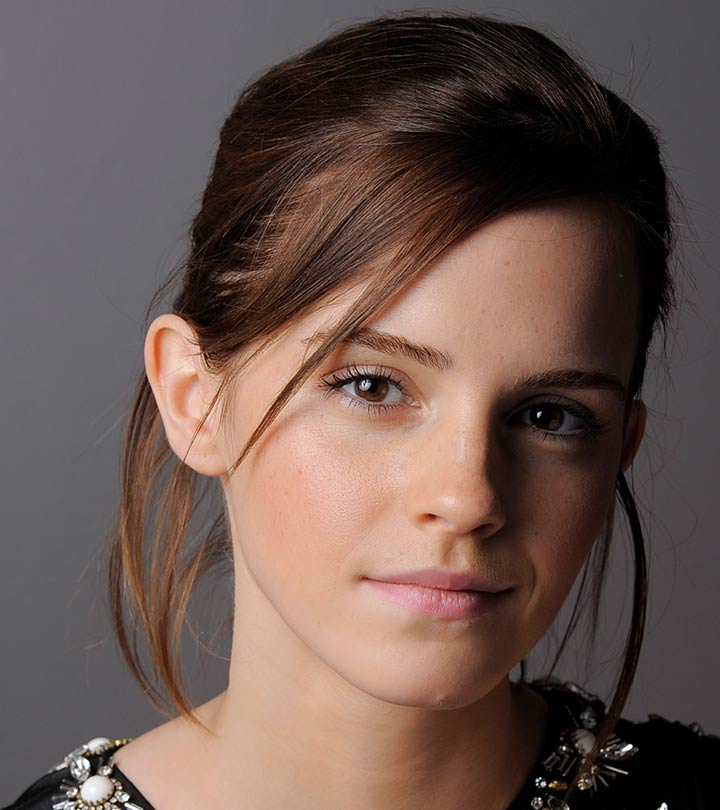
#> input picture assignment/images/emma.jpg, 720 x 810 px
$ jupyter execute q_one.ipynb   (shell and % lines are left out)
#> lines starting #> are read from the running program, lines starting #| are printed output that depends on the picture
[cell 1]
#q1
#intensity windowing
import cv2 as cv
import matplotlib.pyplot as plt
import numpy as np
# formation of transformation points
T1= np.linspace(0,49,50).astype('uint8')
T2= np.linspace(100,255,100).astype('uint8')
T3= np.linspace(150,255,106).astype('uint8')

# concatenate the points
transform = np.concatenate((T1,T2,T3),axis=0).astype("uint8")
assert len(transform) == 256
# plot the transformation
plt.figure(figsize = (5,5))
plt.plot(transform)
plt.grid('on')
plt.xlim([0, 255])
plt.ylim([0, 255])
plt.xlabel('Input intensity', fontsize = 14)
plt.ylabel('Output intensity', fontsize = 14)

#open the image
im_o=cv.imread("images/emma.jpg", cv.IMREAD_GRAYSCALE)
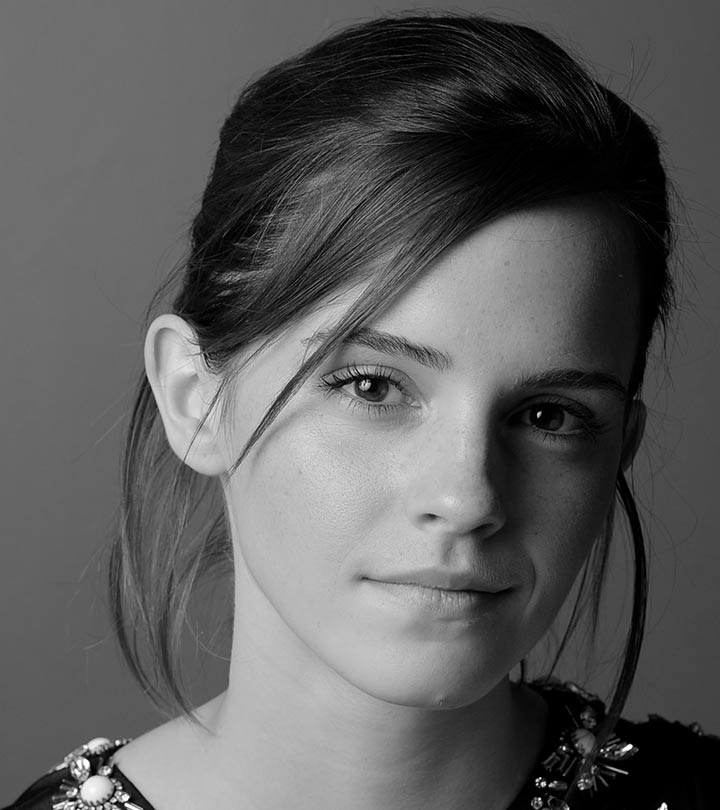
#> im_o: shape (810, 720); min 0, max 255, mean 92.3
assert im_o is not None
cv.namedWindow("image", cv.WINDOW_AUTOSIZE)
cv.imshow("image_original", im_o)
cv.waitKey(0)
cv.destroyAllWindows()

#apply the image transformation to the image
im_t = cv.LUT(im_o, transform)
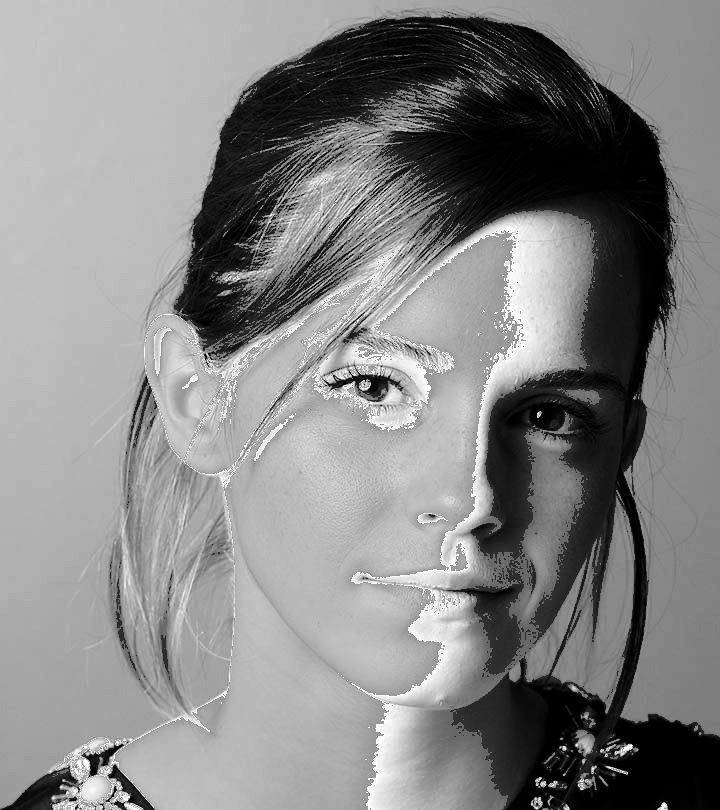
#> im_t: shape (810, 720); min 0, max 255, mean 133.5
cv.namedWindow("image", cv.WINDOW_AUTOSIZE)
cv.imshow("image", im_t)
cv.waitKey(0)
cv.destroyAllWindows()

# plt the images of the original and transformation
fig, ax = plt.subplots(1,2,figsize = (10,10))
ax[0].imshow(im_o, cmap= 'gray')
ax[0].set_title('Original Image',fontweight ="bold",fontsize = 12)
ax[0].axis('off')

ax[1].imshow(im_t , cmap= 'gray')
ax[1].set_title('After Intensity Transformation to the Image',fontweight ="bold",fontsize = 12)
ax[1].axis('off')
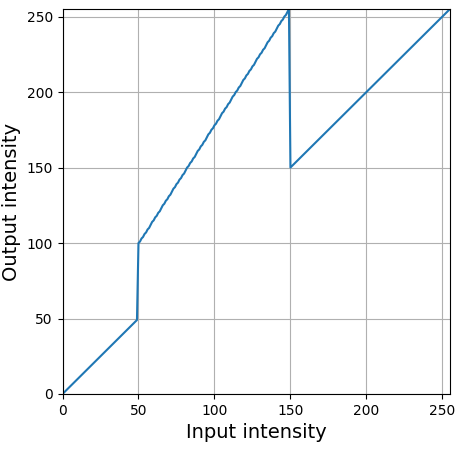
#> figure drawn by matplotlib, 1 panel; curve peaks at x = 149, y = 255
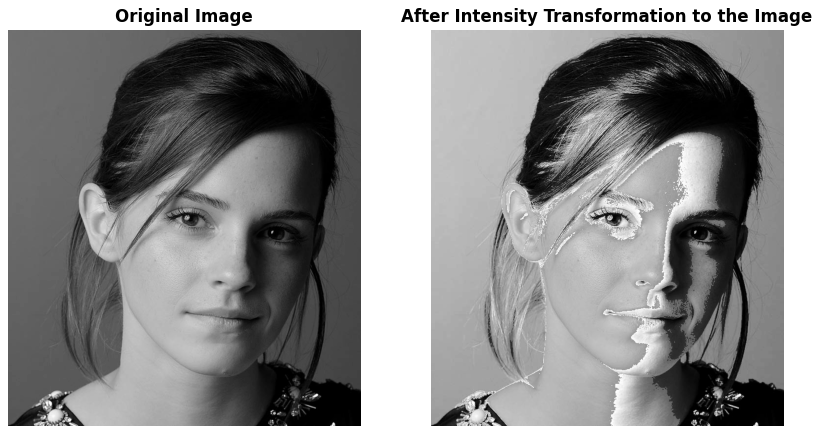
#> figure drawn by matplotlib, 2 panels

$ run again, with assignment/images/highlights_and_shadows.jpg copied over assignment/images/emma.jpg
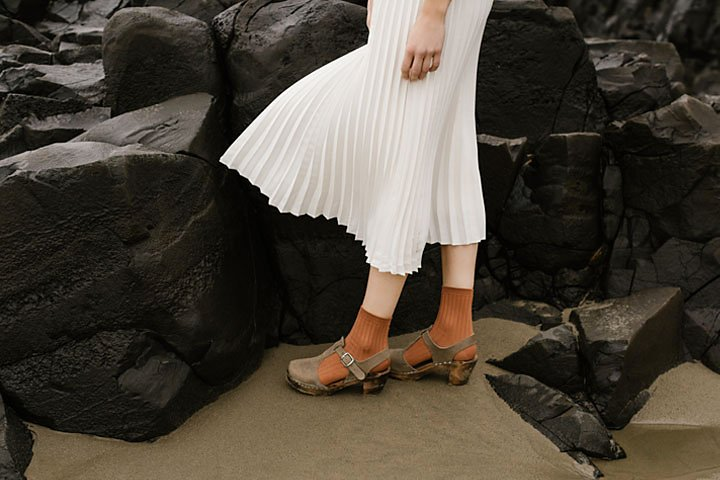
#> input picture assignment/images/highlights_and_shadows.jpg, 720 x 480 px
#> `im_t = cv.LUT(im_o, transform)`:
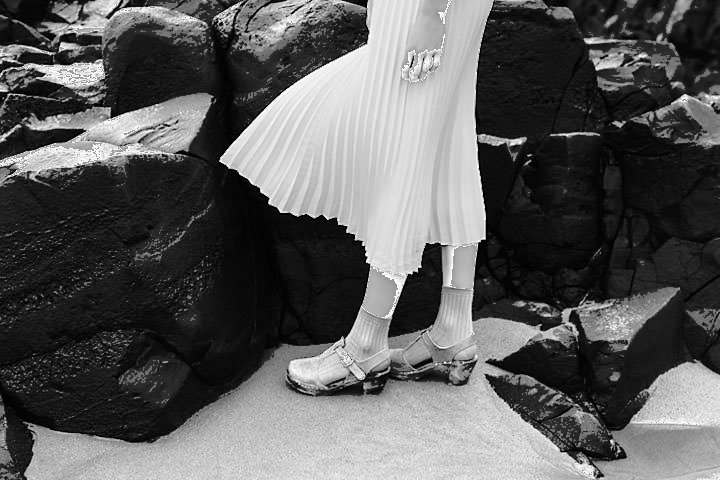
#> im_t: shape (480, 720); min 0, max 255, mean 91.9
#> `[cell 1] #q1 #intensity windowing import cv2 as cv import matplotlib.p..`:
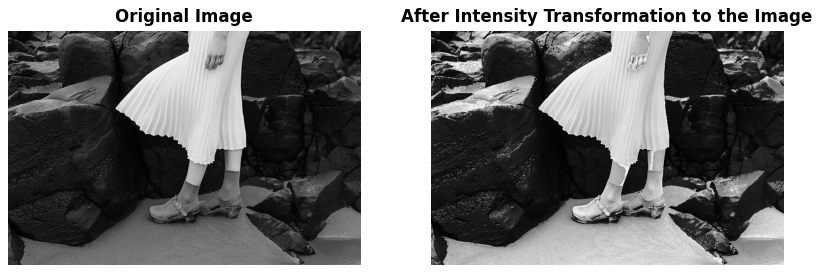
#> figure drawn by matplotlib, 2 panels

$ run again, with assignment/images/jeniffer.jpg copied over assignment/images/emma.jpg
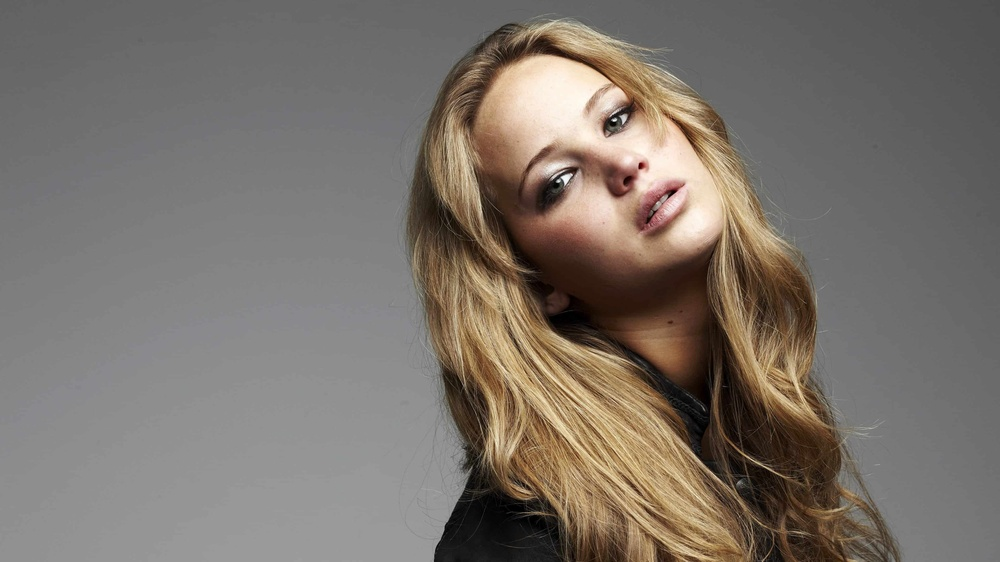
#> input picture assignment/images/jeniffer.jpg, 1000 x 562 px, shrunk from 3840 x 2160 before the run
#> `im_t = cv.LUT(im_o, transform)`:
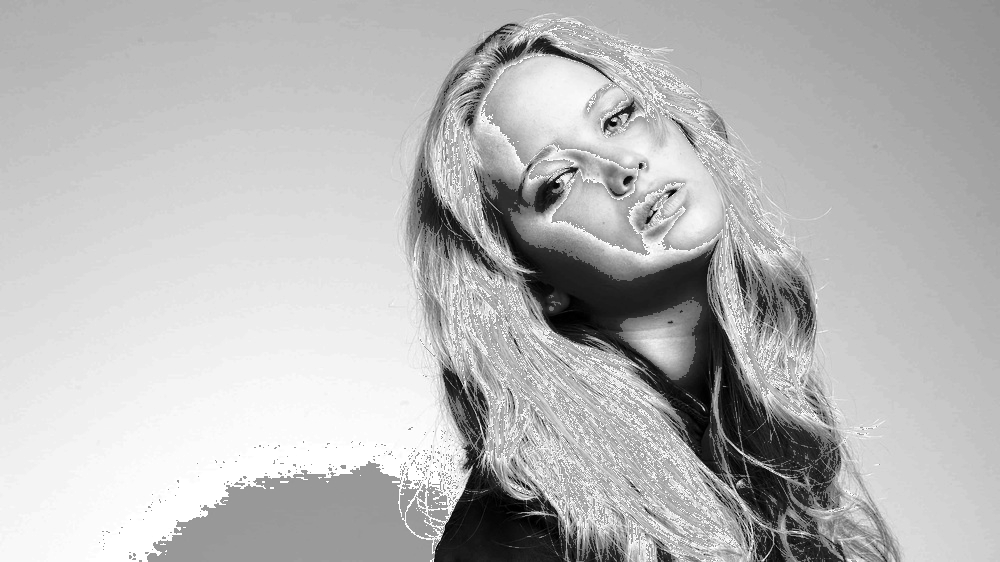
#> im_t: shape (562, 1000); min 0, max 255, mean 183.9
#> `[cell 1] #q1 #intensity windowing import cv2 as cv import matplotlib.p..`:
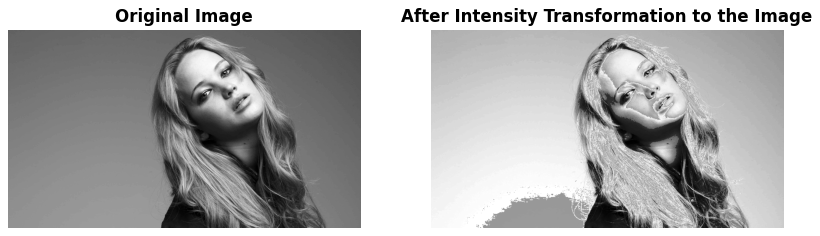
#> figure drawn by matplotlib, 2 panels
